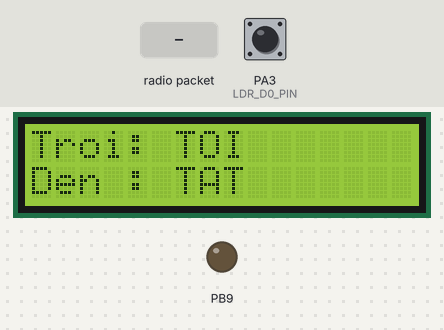
Simulated run of this sketch. Board: STM32 Blue Pill. Parts: 16×2 character LCD, output pins drawn as LEDs (lit = HIGH). Inputs (shaded band) come from the test bench; at power-on: PA3 (LDR_D0_PIN) HIGH. No radio packets arrive unless stated; what the sketch prints to the serial monitor is not drawn.

Above: at 2.1 s.
2.2 s: radio packet "1" arrives
At 3.5 s:
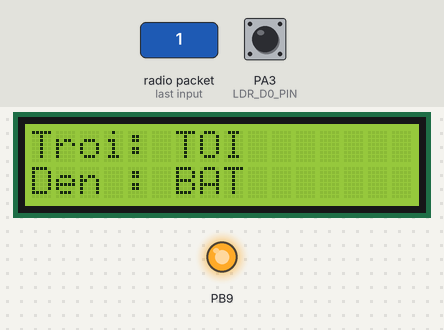
3.8 s: PA3 (LDR_D0_PIN) pulled LOW for 1 s
At 4.8 s:
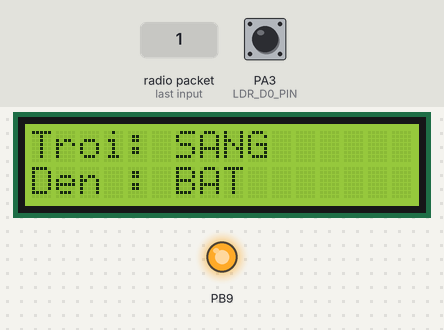
6.5 s: radio packet "2" arrives
At 6.68 s:
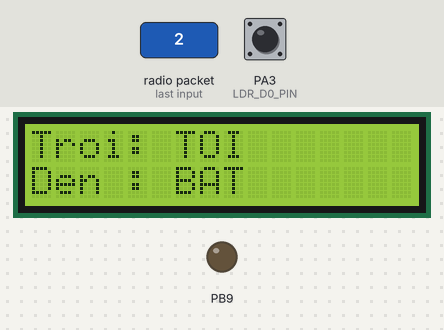
8.3 s: PA3 (LDR_D0_PIN) pulled LOW for 3.2 s
At 9.6 s:
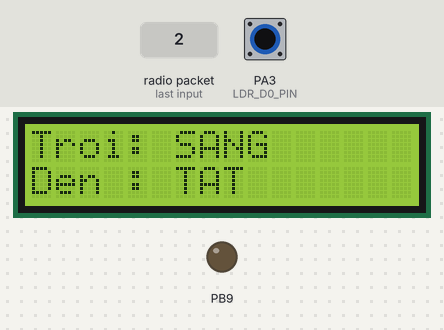
Timing chart, 0 to 11.3 s (numbered marks = the images above; inputs shaded):
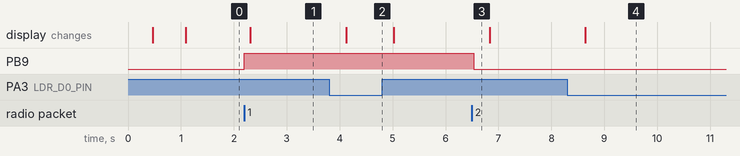

Measured:
- after the input at 2.2 s, PB9: LOW → HIGH at once; the display: changes after 0.11 s (image 1)
- after the input at 3.8 s, the display: changes after 0.32 s (image 2)
- after the input at 6.5 s, PB9: HIGH → LOW at once
- after the input at 8.3 s, the display: changes after 0.34 s (image 4)

The sketch:

stm32.ino
```cpp
#include <SPI.h>
#include <LoRa.h>

#include <Wire.h>
#include <LiquidCrystal_I2C.h>


#define LCD_COLS 16
#define LCD_ROWS 2
LiquidCrystal_I2C lcd(0x27, LCD_COLS, LCD_ROWS);

#define D0_DARK_LEVEL 1

#define LORA_CS   PA4
#define LORA_RST  PB1
#define LORA_DIO0 PB0

#define LDR_PIN   PA1
#define ADC_SAMPLES 1
#define ADC_SEND_MS 500
#define LDR_D0_PIN PA3

static void loraConfig() {
  LoRa.setSpreadingFactor(7);
  LoRa.setSignalBandwidth(125E3);
  LoRa.setCodingRate4(5);
  LoRa.setPreambleLength(8);
  LoRa.enableCrc();
  LoRa.setSyncWord(0x12);
}

static void sendText(const String& s) {
  LoRa.idle();
  LoRa.beginPacket();
  LoRa.print(s);
  LoRa.endPacket();
  LoRa.receive();
}

static int readLdrAdcAvg(uint8_t samples = ADC_SAMPLES) {
  long sum = 0;
  for (uint8_t i = 0; i < samples; i++) {
    sum += analogRead(LDR_PIN);
    delay(2);
  }
  return (int)(sum / samples);
}

// ===== LCD helpers =====
static void lcdClearRow(uint8_t row) {
  lcd.setCursor(0, row);
  for (uint8_t i = 0; i < LCD_COLS; i++) lcd.print(' ');
}

static void lcdPrintClean(uint8_t col, uint8_t row, const String &s) {
  lcdClearRow(row);
  // In nội dung mới
  lcd.setCursor(col, row);
  String out = s;
  if (out.length() > LCD_COLS) out = out.substring(0, LCD_COLS);
  lcd.print(out);
}

static void updateLcd() {
  int d0 = digitalRead(LDR_D0_PIN);
  bool isDark = (d0 == D0_DARK_LEVEL);

  bool lampOn = (digitalRead(PB9) == HIGH);

  lcdPrintClean(0, 0, String("Troi: ") + (isDark ? "TOI" : "SANG"));
  lcdPrintClean(0, 1, String("Den : ") + (lampOn ? "BAT" : "TAT"));
}
// =======================

void setup() {
  Serial.begin(115200);
  delay(300);

  pinMode(PB9, OUTPUT);
  digitalWrite(PB9, LOW);

  pinMode(LDR_PIN, INPUT_ANALOG);
  pinMode(LDR_D0_PIN, INPUT_PULLUP);

  // ===== LCD init (STM32F1) =====
  Wire.begin();              // I2C1 default PB7/PB6
  Wire.setClock(100000);
  delay(50);

  lcd.init();
  lcd.backlight();
  lcd.clear();
  lcdPrintClean(0, 0, "STM32_LoRa");
  lcdPrintClean(0, 1, "LCD Ready");
  delay(500);
  // =============================

  LoRa.setPins(LORA_CS, LORA_RST, LORA_DIO0);

  if (!LoRa.begin(433E6)) {
    Serial.println("BEGIN_FAIL");
    lcd.clear();
    lcdPrintClean(0, 0, "LoRa FAIL");
    while (1) delay(1000);
  }

  loraConfig();
  Serial.println("STM32 READY (RX + ACK + ADC=REAL)");
  LoRa.receive();
}

void loop() {
  // ===== 1) RX + điều khiển + ACK =====
  int sz = LoRa.parsePacket();
  if (sz) {
    String rx;
    while (LoRa.available()) rx += (char)LoRa.read();
    rx.trim();

    Serial.print("RX:");
    Serial.println(rx);

    if (rx == "1") {
      digitalWrite(PB9, HIGH);
    } else if (rx == "2") {
      digitalWrite(PB9, LOW);
    }

    String ack = "ACK:" + rx;
    sendText(ack);
    Serial.print("TX:");
    Serial.println(ack);
  }

  // ===== TX D0 =====
  static uint32_t lastAdcSend = 0;
  if (millis() - lastAdcSend >= ADC_SEND_MS) {
    lastAdcSend = millis();

    int d0 = digitalRead(LDR_D0_PIN);
    String adcMsg = "D0:" + String(d0);

    sendText(adcMsg);

    Serial.print("TX:");
    Serial.println(adcMsg);
  }

  // ===== 3) LCD update =====
  static uint32_t lastLcd = 0;
  if (millis() - lastLcd >= 300) {
    lastLcd = millis();
    updateLcd();
  }
}
```
